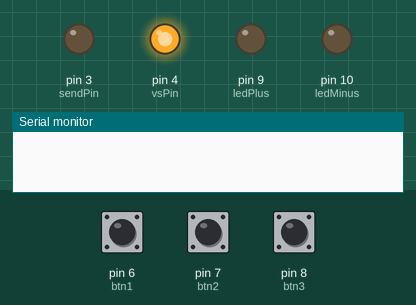
Recording of a sketch running on a simulated Arduino Uno, built with avr-gcc and run on an emulated ATmega328P. Parts: output pins drawn as LEDs (lit = HIGH), the last lines printed to the serial monitor. Inputs (shaded band) come from the test bench; at power-on: pin 8 (btn3) HIGH, pin 6 (btn1) HIGH, pin 7 (btn2) HIGH.

Above: at 1.5 s.
1.6 s: pin 8 (btn3) pulled LOW for 0.15 s
At 3.1 s:
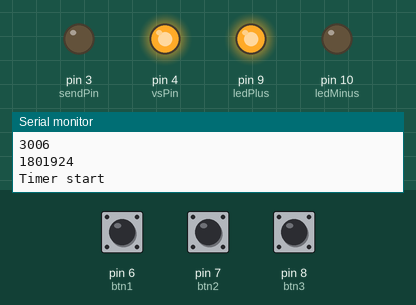
3.4 s: pin 6 (btn1) pulled LOW for 0.15 s
At 5.0 s:
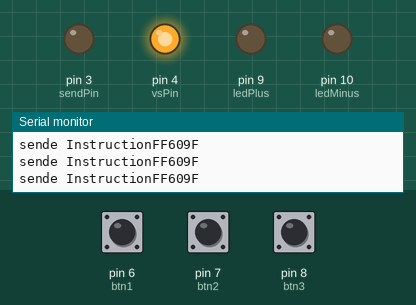
9.5 s: pin 8 (btn3) pulled LOW for 1 s
At 10.5 s:
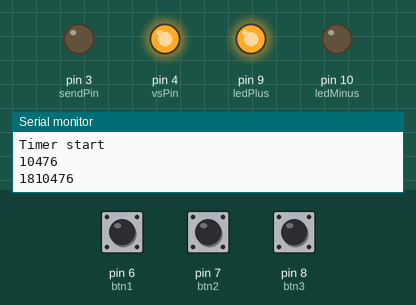
13.5 s: pin 6 (btn1) pulled LOW for 3.2 s
At 14.2 s:
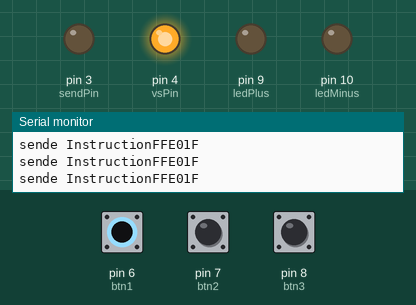
Timing chart, 0 to 16.5 s (numbered marks = the images above; inputs shaded):
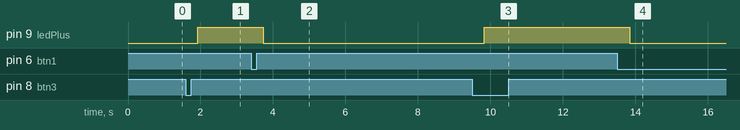

The sketch:

IRsendLamp.ino
```cpp
// (licence header left out)
#include <IRremote.h>

IRsend irsend;

//IR-LED
const int sendPin =  3;
const int vsPin = 4;
const int gndPin = 2;

//LED
const int ledPlus = 9;
const int ledMinus = 10;

//Buttons
const int btn1 = 6;
const int btn2 = 7;
const int btn3 = 8;
const int btn1Gnd = 11;
const int btn2Gnd = 12;
const int btn3Gnd = 13;

int outState = LOW;

//codes from the remote control
unsigned long brighter =  0xFF00FF;
unsigned long darker =  0xFF40BF;
unsigned long white = 0xFFC03F;
unsigned long off = 0xFF609F;
unsigned long on = 0xFFE01F;
unsigned long r = 0xFF10EF;
unsigned long g = 0xFF906F;
unsigned long b = 0xFF50AF;

unsigned long flash = 0xFFF00F;
unsigned long strobe = 0xFFC837;
unsigned long smooth = 0xFFE817;
unsigned long mode = 0xFFD827;

unsigned long r1 = 0xFF30CF;
unsigned long g1 = 0xFFB04F;
unsigned long b1 = 0xFF708F;
unsigned long r2 = 0xFF08F7;
unsigned long g2 = 0xFF8877;
unsigned long b2 = 0xFF48B7;
unsigned long r3 = 0xFF28D7;
unsigned long g3 = 0xFFA857;
unsigned long b3 = 0xFF6897;
unsigned long r4 = 0xFF18E7;
unsigned long g4 = 0xFF9867;
unsigned long b4 = 0xFF58A7;

boolean timerFlag=false;
boolean onFlag = false;
const long timerDuration=1800000; //30 Minutes
unsigned long timerEnd = 0;

void setup()
{
  //setup for IR-LED
  pinMode(vsPin,OUTPUT);
  pinMode(gndPin,OUTPUT);
  pinMode(sendPin,OUTPUT);
  digitalWrite(vsPin, HIGH);
  digitalWrite(gndPin,LOW);

  //LED
  pinMode(ledPlus,OUTPUT);
  pinMode(ledMinus,OUTPUT);
  digitalWrite(ledMinus, LOW);
  digitalWrite(ledPlus,LOW);

  //pinmodes for buttons
  pinMode(btn1Gnd,OUTPUT);
  pinMode(btn2Gnd,OUTPUT);
  pinMode(btn3Gnd,OUTPUT);
  pinMode(btn1, INPUT_PULLUP);
  pinMode(btn2, INPUT_PULLUP);
  pinMode(btn3, INPUT_PULLUP);
  digitalWrite(btn1Gnd,LOW);
  digitalWrite(btn2Gnd,LOW);
  digitalWrite(btn3Gnd,LOW);
  send(on);
  onFlag=true;
  Serial.begin(9600);
}

void send(unsigned long instruction){
  for (int i = 0; i < 3; i++) {
    irsend.sendNEC(instruction, 32);
    Serial.print("sende Instruction");
    Serial.println(instruction,HEX);
    delay(40);

  }
}

void onButton1Pressed(){
  Serial.println("Button1");
  if (onFlag){
    send(off);
    onFlag=false;
  }else{
    send(on);
    send(white);
    onFlag=true;
  }
  timerFlag=false;
}

void onButton2Pressed(){
    Serial.println("Button2");
  onFlag=true;
  send(on);
  send(smooth);
  timerFlag=false;
}

void onButton3Pressed(){
    Serial.println("Button3");
      send (on);
      onFlag=true;
  //send(on);
  //send(white);
  timerFlag=true;
  timerEnd=millis()+timerDuration;
}


void loop() {
  if (digitalRead(btn1)==LOW){
    onButton1Pressed();
  }

  if (digitalRead(btn2)==LOW){
    onButton2Pressed();
  }

  if (digitalRead(btn3)==LOW){
    onButton3Pressed();
  }

  if (timerFlag){
    digitalWrite(ledPlus,HIGH);
    Serial.println("Timer start");
    Serial.println(millis());
    Serial.println(timerEnd);
    if (millis()>timerEnd){
      send(off);
      onFlag=false;
      Serial.println("Timer end");
      timerFlag=false;
    }
  }else{
      digitalWrite(ledPlus,LOW);
  }

}
```

Measured:
- after the input at 1.6 s, pin 9 (ledPlus): LOW → HIGH after 0.33 s
- after the input at 3.4 s, pin 9 (ledPlus): HIGH → LOW after 0.34 s
- after the input at 9.5 s, pin 9 (ledPlus): LOW → HIGH after 0.33 s
- after the input at 13.5 s, pin 9 (ledPlus): HIGH → LOW after 0.35 s
